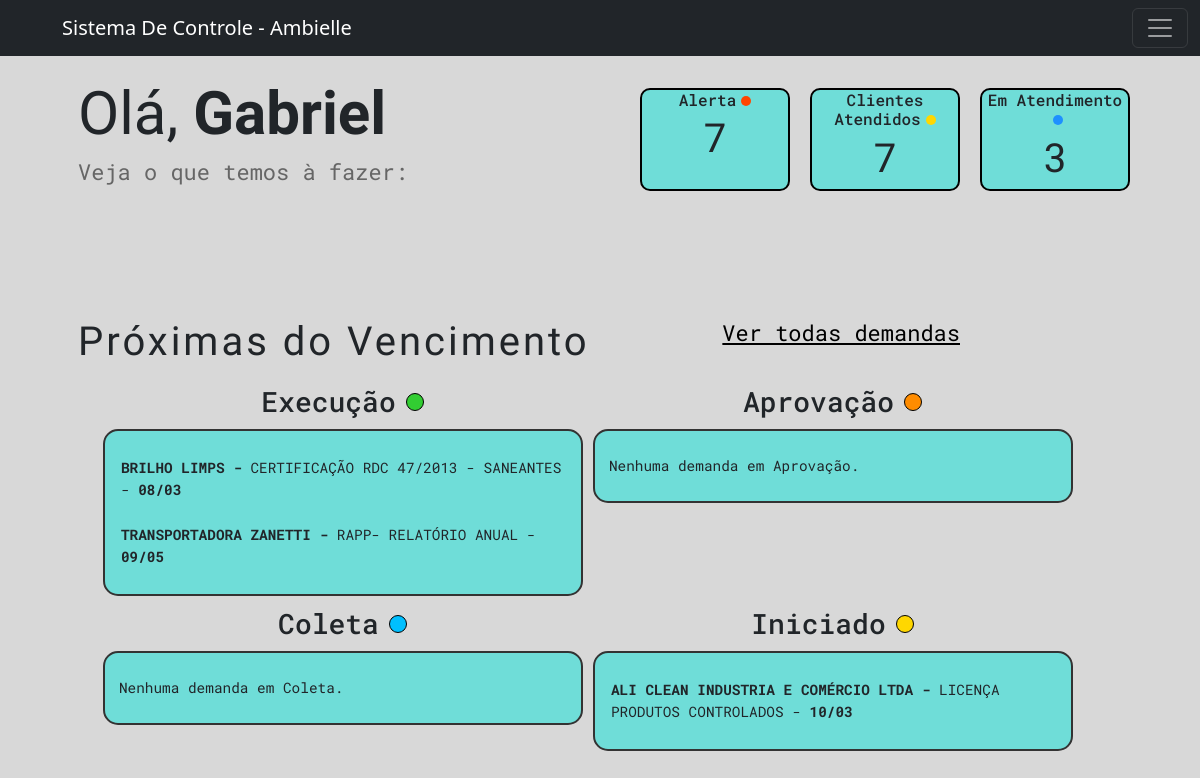
/ambielle/ (signed in), run on an earlier commit of the app's database.
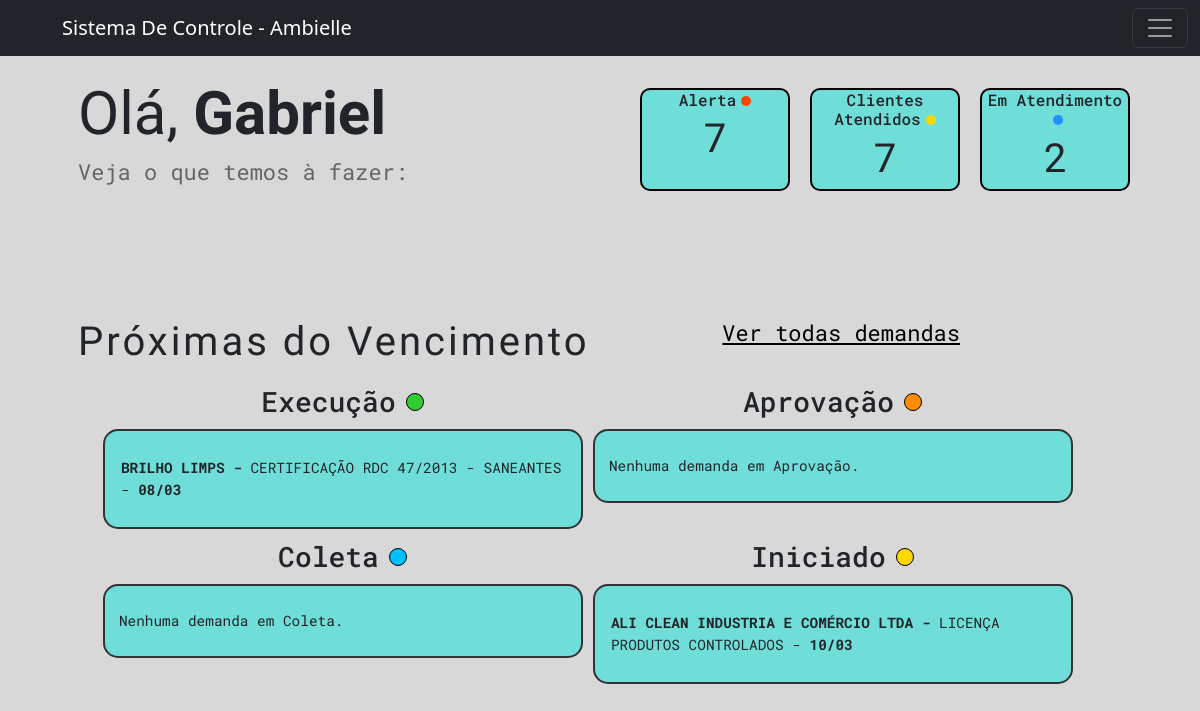
And on a later commit of the database.
### workflow/models.py (models this page shows, shortened)
class Tarefa(models.Model):
    STATUS_CHOICES = [
        ('Iniciado', 'Iniciado'),
        ('Coleta De Informações', 'Coleta de Informações'),
        ('Execucao', 'Execução'),
        ('Aprovação Cliente', 'Aprovação Cliente'),
        ('Concluído', 'Concluído'),
        ('Encerrado', 'Encerrado'),
    ]
    tipo_servico = models.ForeignKey(TipoServico, on_delete=models.CASCADE, related_name="tarefas")
    cliente = models.ForeignKey(Cliente, on_delete=models.CASCADE)
    status = models.CharField(max_length=50, choices=STATUS_CHOICES, default='iniciado')
    data_inicio = models.DateField(default=timezone.now)
    prazo_final = models.DateField(null=True, blank=True)
    observacoes = models.TextField(blank=True, null=True)
    valor_total_servico = models.DecimalField(max_digits=10, decimal_places=2, blank=True, null=True)

class Cliente(models.Model):
    nome = models.CharField(max_length=255)
    endereco = models.CharField(max_length=255)
    numero = models.IntegerField(null=True)
    bairro = models.CharField(max_length=255, blank=True, null=True)
    razao_social = models.CharField(max_length=255, blank=True, null=True)
    telefone = models.CharField(max_length=15)
    email = models.EmailField()
    contato_principal = models.CharField(max_length=255)
    contato_secundario = models.CharField(max_length=255, blank=True, null=True)
    proposta_link = models.URLField(blank=True, null=True)
    cnpj = models.CharField(max_length=15)
    def __str__(self):
        return f"{self.nome}"

class TipoServico(models.Model):
    nome = models.CharField(max_length=50, unique=True)
    orgao = models.CharField(max_length=50, blank=True)
    def __str__(self):
        return f"{self.nome}"

### workflow/views/getPage.py (the view)
# urls.py: path('ambielle/', views.index, name='index'),
@login_required(login_url='workflow:login')
def index(request):
    title = 'Home'
    if request.method == 'POST':
        form = SuporteForm(request.POST)
        if form.is_valid():
            form.save()
            return redirect('workflow:index')  # Redireciona para uma lista de suporte após sucesso
    else:
        form = SuporteForm()
    limite = datetime.today().date() + timedelta(days=30)  # Licenças vencendo nos próximos 30 dias
    licencas_proximas = Licenca.objects.filter(data_vencimento__lte=limite)
    clientes = Cliente.objects.count()
    form = CreateTarefaForm()
    status_choices = Tarefa.STATUS_CHOICES
    hoje = timezone.now().date()
    data_limite = hoje + timedelta(days=450)
    demandas_execucao = Tarefa.objects.filter(status='Execucao', prazo_final__lte=data_limite).order_by('prazo_final')
    demandas_aprovacao = Tarefa.objects.filter(status='Aprovação Cliente', prazo_final__lte=data_limite).order_by('prazo_final')
    demandas_coleta = Tarefa.objects.filter(status='Coleta De Informações', prazo_final__lte=data_limite).order_by('prazo_final')
    demandas_iniciado = Tarefa.objects.filter(status='Iniciado', prazo_final__lte=data_limite).order_by('prazo_final')
    tarefas_em_aberto = (
        demandas_aprovacao.count() +
        demandas_coleta.count() +
        demandas_execucao.count() +
        demandas_iniciado.count()
    )
    context ={
        'form': form,
        'title': title,
        'demandas_execucao': demandas_execucao,
        'demandas_aprovacao': demandas_aprovacao,
        'demandas_coleta': demandas_coleta,
        'demandas_iniciado': demandas_iniciado,
        'clientes': clientes,
        'tarefas_em_aberto': tarefas_em_aberto,
        'licencas': licencas_proximas,
        'status_choices': status_choices
    }
    return render(
        request,
        'workflow/home.html',
        context,
    )

### workflow/templates/workflow/home.html (shortened to what the changed rows need)
{% extends 'global/base.html' %}
{% block content %}
  <main>
    <section>
      <div class="saudacao-container">
        <div class="saudacao">
          <h1>Olá, <strong>{{ user.first_name }}</strong></h1>
        </div>
        <div class="alertas">
          <div class="cardHome" id="alertCard">
            <h2>Alerta<span class="dot orange"></span></h2>
          </div>
          <div class="cardHome">
            <h2>Clientes Atendidos<span class="dot yellow"></span></h2>
          </div>
          <div class="cardHome">
            <h2>Em Atendimento<span class="dot blue"></span></h2>
            <div class="progress-info">
              <span class="numberof">{{ tarefas_em_aberto }}</span>
            </div>
          </div>
        </div>
      </div>
    </section>
    <section>
      <div class="demand-container">
        <div class="prox-demanda">
          <div class="principal">
            <h2>Próximas do Vencimento</h2>
          </div>
        </div>
        <div class="demand-cards-wrapper">
          <div class="demand-cards-status">
            <div class="demand-card">
              {% for demanda in demandas_execucao %}
                <div class="tarefa-clicavel" data-id="{{ demanda.id }}" data-status="{{ demanda.status }}">
                  <p>
                    <strong>{{ demanda.cliente|upper }} - </strong>{{ demanda.tipo_servico }} -
                    <strong>{{ demanda.prazo_final|date:'d/m' }}</strong>
                  </p>
                </div>
              {% empty %}
                <p>Nenhuma demanda em Execução.</p>
              {% endfor %}
            </div>
          </div>
          <div class="demand-cards-status">
            <div class="demand-card">
              {% for demanda in demandas_iniciado %}
                <div class="tarefa-clicavel" data-id="{{ demanda.id }}" data-status="{{ demanda.status }}">
                  <p>
                    <strong>{{ demanda.cliente|upper }} - </strong>{{ demanda.tipo_servico }} -
                    <strong>{{ demanda.prazo_final|date:'d/m' }}</strong>
                  </p>
                </div>
              {% empty %}
                <p>Nenhuma demanda Iniciada.</p>
              {% endfor %}
            </div>
          </div>
        </div>
      </div>
    </section>
  </main>
{% endblock %}

What changed in the data, as far as the page shows it:
removed Tarefa: cliente "TRANSPORTADORA ZANETTI", tipo_servico "RAPP- RELATÓRIO ANUAL", prazo_final "09/05", shown under "Execução"
Also different on the page:
{{ tarefas_em_aberto }}: "3" → "2"
